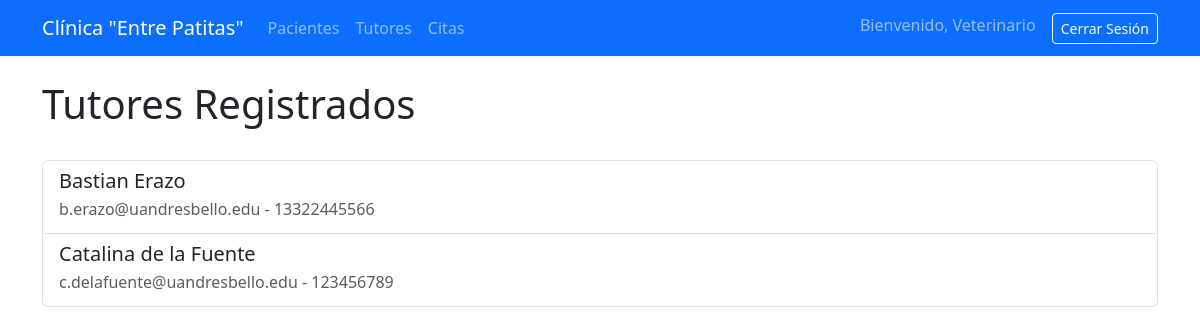
/gestion/tutores/ (signed in), run on an earlier commit of the app's database.
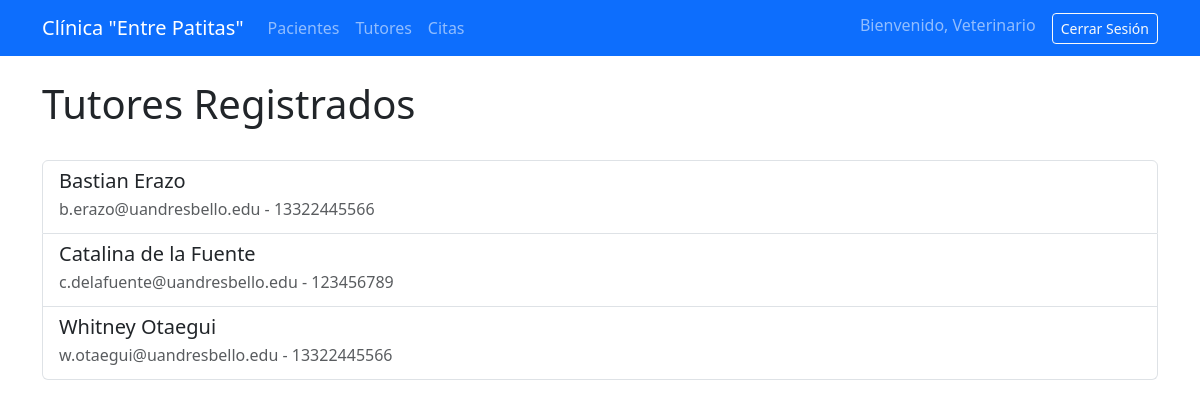
And on a later commit of the database.
### gestion/models.py (models this page shows, shortened)
class Tutor(models.Model):
    nombre_completo = models.CharField(max_length=100)
    rut = models.CharField(max_length=12, unique=True)
    direccion = models.CharField(max_length=200)
    telefono = models.CharField(max_length=15)
    email = models.EmailField(unique=True)
    datos_bloqueados = models.BooleanField(default=False, verbose_name="Datos Bloqueados (No editar)")
    history = HistoricalRecords()

### gestion/views.py (the view)
# urls.py: path('tutores/', views.lista_tutores, name='lista_tutores'),
@login_required
def lista_tutores(request):
    tutores = Tutor.objects.all().order_by('nombre_completo')
    contexto = {
        'tutores': tutores,
    }
    return render(request, 'gestion/lista_tutores.html', contexto)

### gestion/templates/gestion/lista_tutores.html (shortened to what this page needs)
{% extends 'gestion/base.html' %}
{% block content %}
    <div class="d-flex justify-content-between align-items-center mb-4">
        <h1>Tutores Registrados</h1>
    </div>
    <div class="list-group">
        {% for tutor in tutores %}
            <a href="{% url 'detalle_tutor' tutor.id %}" class="list-group-item list-group-item-action">
                <h5 class="mb-1">{{ tutor.nombre_completo }}</h5>
                <p class="mb-1 text-muted">{{ tutor.email }} - {{ tutor.telefono }}</p>
            </a>
        {% empty %}
            <div class="alert alert-info">No hay tutores registrados.</div>
        {% endfor %}
    </div>
{% endblock %}

What changed in the data, as far as the page shows it:
added Tutor: nombre_completo "Whitney Otaegui", email "w.otaegui@uandresbello.edu", telefono "13322445566"
